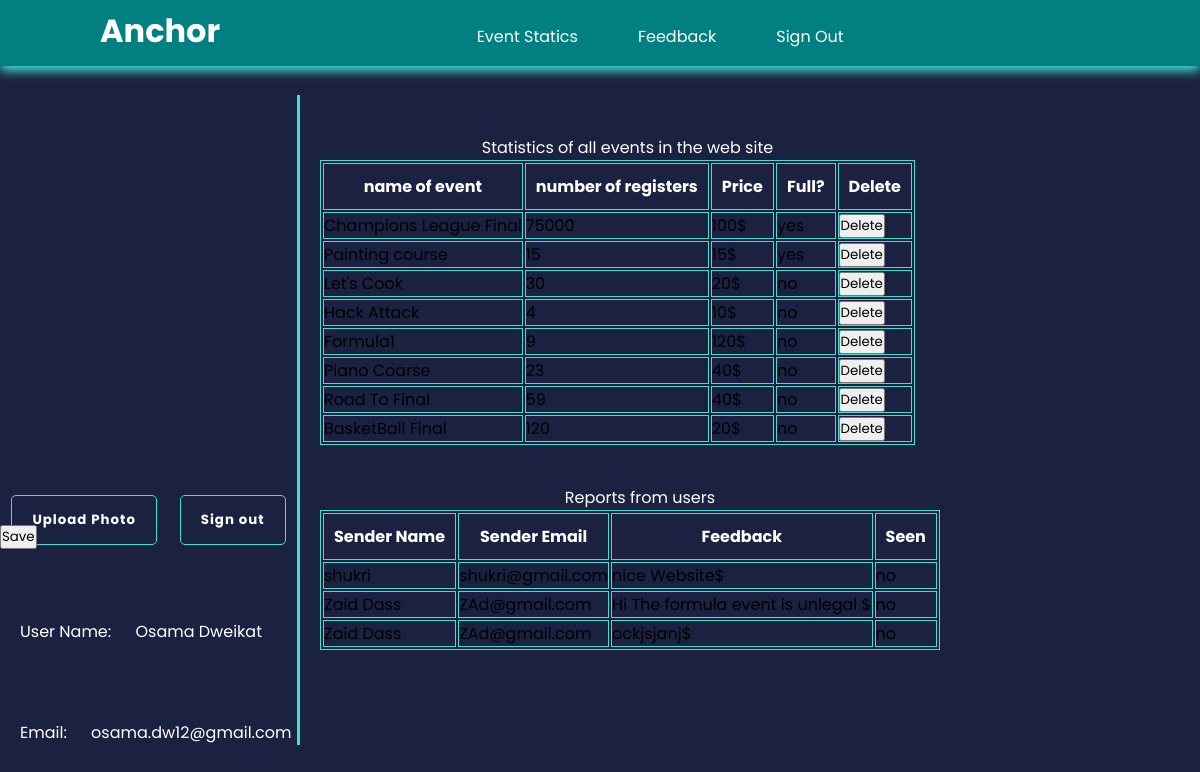
The page /Anchor-master/Anchor-master/AdminInterface.php (signed in) on the database its author committed.
### tables this page shows
CREATE TABLE `event` (
  `Id` int(11) NOT NULL,
  `EventName` text NOT NULL,
  `NumberOfParticipants` int(11) NOT NULL,
  `MaxNumberOfParticipant` int(11) NOT NULL,
  `EventPic` text NOT NULL,
  `EventDescription` text NOT NULL,
  `EventPrice` int(11) NOT NULL,
  `Type` text NOT NULL,
  `accountNum` int(11) NOT NULL,
  `isdeleted` int(11) NOT NULL
);

CREATE TABLE `feedback` (
  `id` int(11) NOT NULL,
  `sendername` text NOT NULL,
  `senderemail` text NOT NULL,
  `msgcontent` text NOT NULL
);

### Anchor-master/Anchor-master/AdminInterface.php (the view, shortened to what this page needs)
<!DOCTYPE html>
<html lang="en">
<head>
    <link href='https://unpkg.com/boxicons@2.1.4/css/boxicons.min.css' rel='stylesheet'>
    <link rel="stylesheet" href="AdminInterface.css">
</head>
<body>
    <header class="sticky">
        <a href="#" class="logo">Anchor</a>
        <ul class="nav">
            <li><a href="#">Event Statics</a></li>
            <li><a href="#">Feedback</a></li>
            <li><a href="SignIn.php">Sign Out</a></li>
        </ul>
    </header>
    <article>
        <div class="content">
            <img src="<?php echo $_SESSION['profpic'];?>" id="imgch" alt="ProfPic" class="imgup">
            <div class="buttons">
                <button class="select-image" onclick="change()"> Upload Photo</button>
                <button onclick ="window.location.assign('SignIn.php');">Sign out</button>
            </div>
            <form method="post">
                <button type="submit" name="update" >Save</button>
            </form>
            <div class="admin-info">
                <div>
                    <span>User Name: </span>
                    <span> <?php echo $_SESSION['Fname'] . " " .$_SESSION['Lname']?></span>
                </div>
                <div>
                    <span>Email: </span>
                    <span> <?php echo $_SESSION['email']?></span>
                </div>
            </div>
        </div>
            <div class="reorder">
                <div class="statics">
                    <table class="table">
                        <caption>Statistics of all events in the web site</caption>
                        <tr>
                            <th>name of event</th>
                            <th>number of registers</th>
                            <th>Price</th>
                            <th>Full?</th>
                            <th>Delete</th>
                        </tr>
                        <?php
                        $db=new mysqli('localhost','root','','Anchor');
                        $qryString="select * from Event where isdeleted='0'" ;
                        $res=$db->query($qryString);
                        while ($row= $res->fetch_assoc())
                        {
                            ?>
                            <tr>
                                <td> <?php echo $row['EventName'];?> </td>
                                <td> <?php echo $row['NumberOfParticipants'];?> </td>
                                <td> <?php echo $row['EventPrice'].'$';?> </td>
                                <td> <?php if ($row['NumberOfParticipants']==$row['MaxNumberOfParticipant']) echo "yes";else echo "no"; ?> </td>
                              <form method="post">
                               <td> <input name="rowid" value="<?php echo $row['Id'];?>" hidden type="text"><button type="submit" name="delbutton" >Delete</button></td>
                              </form>
                            </tr>
                            <?php
                        }
                        ?>
                    </table>
                </div>
            <div class="statics">
                <table class="table">
                    <caption>Reports from users</caption>
                    <tr>
                        <th>Sender Name</th>
                        <th>Sender Email</th>
                        <th>Feedback</th>
                        <th>Seen</th>
                    </tr>
                    <?php
                    $db=new mysqli('localhost','root','','Anchor');
                    $qryString="select * from feedback " ;
                    $res=$db->query($qryString);
                    while ($row= $res->fetch_assoc())
                    {
                        ?>
                        <tr>
                            <td> <?php echo $row['sendername'];?> </td>
                            <td> <?php echo $row['senderemail'];?> </td>
                            <td> <?php echo $row['msgcontent'].'$';?> </td>
                            <td> no </td>
                        </tr>
                        <?php
                    }
                    ?>
                </table>
            </div>
        </div>
    </article>
</body>
</html>

### Anchor-master/Anchor-master/AdminInterface.css (style rules this page uses)
* { margin: 0; padding: 0; box-sizing: border-box; font-family: 'Poppins' , sans-serif; }
body { background-color: #1b2141; }
header { position: fixed; top:0; left: 0; width: 100%; padding: 7px 100px; display:flex ; justify-content: space-between; align-items: baseline; z-index: 1000; transition: 0.5s; }
.sticky { background-color: teal; box-shadow: 0 5px 10px turquoise; }
header .logo { position: relative; color: white; text-decoration: none; font-size: 2em; font-weight: 700; }
header .nav { display: flex; justify-content: center; align-items: center; }
header ul li { list-style: none; margin: 10px; }
header ul li a { color: white; text-decoration: none; padding: 10px 20px; border-radius: 5px; }
article { display: flex; flex-direction: row; padding: 0; margin-top: 70px; }
article .content { display: flex; flex-direction: column ; width: 25%; height: 650px; border-right: turquoise solid 3px; }
article .content img { min-width: 345px; min-height: 330px; max-width: 345px; max-height: 330px; border-radius: 50%; margin-left:50px ; }
article .content .buttons { margin-top: 50px; display: flex; justify-content: space-around; height: calc(650px - 600px); }
article .content .admin-info { margin-top: 50px; }
article .content .buttons button { display: inline-block; background-color: #1b2141; padding: 10px 20px; margin: 20px 0; border: 1px solid turquoise; font-weight: 700; border-radius: 5px; color: #ffffff; letter-spacing: 1px; height: 50px; }
article .content .admin-info { width: 1017px; margin-top: 70px; margin-left: 20px; height: 200px; display: flex; flex-direction: column; justify-content: space-between; }
article .content .admin-info div span { color: white; margin-right: 20px; }
article .statics .table { margin-top: 40px }
article .statics .table caption { color: white; margin-left: 20px; }
article .statics .table tr th { color: white; padding: 10px; }
table, th, td { border: 1px solid turquoise; }
table { margin-left: 20px; }
.reorder { display: flex; flex-direction: column; }

### rows shown on the page
event: EventName "Champions League Final", NumberOfParticipants "75000", EventPrice "100", MaxNumberOfParticipant "yes"
event: EventName "Painting course", NumberOfParticipants "15", EventPrice "15", MaxNumberOfParticipant "yes"
event: EventName "Let's Cook", NumberOfParticipants "30", EventPrice "20", MaxNumberOfParticipant "no"
event: EventName "Hack Attack", NumberOfParticipants "4", EventPrice "10", MaxNumberOfParticipant "no"
event: EventName "Formula1", NumberOfParticipants "9", EventPrice "120", MaxNumberOfParticipant "no"
event: EventName "Piano Coarse", NumberOfParticipants "23", EventPrice "40", MaxNumberOfParticipant "no"
event: EventName "Road To Final", NumberOfParticipants "59", EventPrice "40", MaxNumberOfParticipant "no"
event: EventName "BasketBall Final", NumberOfParticipants "120", EventPrice "20", MaxNumberOfParticipant "no"
feedback: sendername "shukri", senderemail "shukri@gmail.com", msgcontent "nice Website"
feedback: sendername "Zaid Dass", senderemail "ZAd@gmail.com", msgcontent "Hi The formula event is unlegal"
feedback: sendername "Zaid Dass", senderemail "ZAd@gmail.com", msgcontent "ockjsjanj"

### other values the page prints
$_SESSION['Fname'] "Osama"
$_SESSION['Lname'] "Dweikat"
$_SESSION['email'] "osama.dw12@gmail.com"
